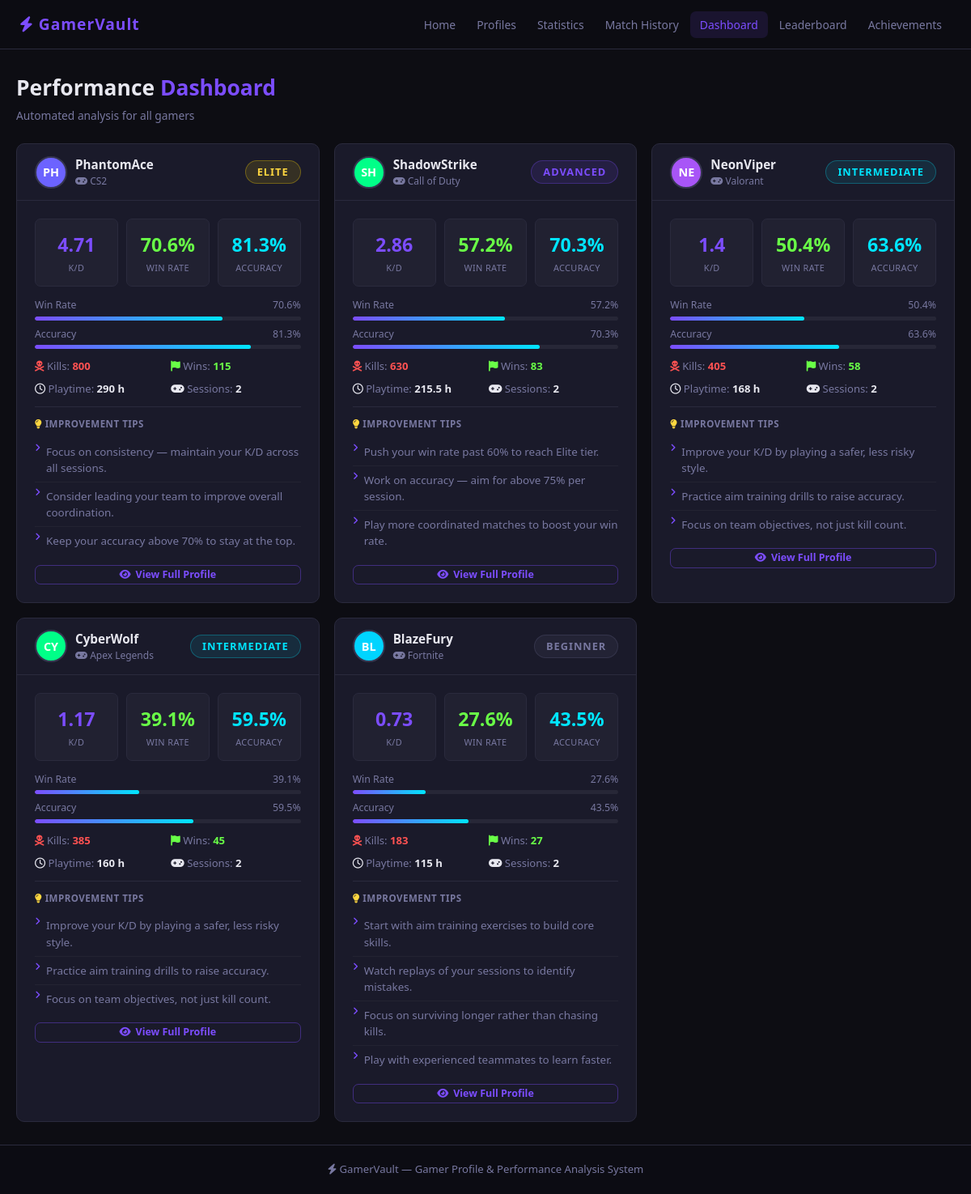
Page /dashboard.php on the committed database.
### tables this page shows
CREATE TABLE profiles (
    id            INT AUTO_INCREMENT PRIMARY KEY,
    gamer_name    VARCHAR(100) NOT NULL,
    favorite_game VARCHAR(100) DEFAULT '',
    gamer_rank    VARCHAR(50)  DEFAULT 'Unranked',
    preferred_role VARCHAR(50) DEFAULT '',
    bio           TEXT,
    level         INT DEFAULT 1,
    xp            INT DEFAULT 0,
    created_at    TIMESTAMP DEFAULT CURRENT_TIMESTAMP
);

### config.php (called while the page is built, shortened)
<?php
function avatarColor($name) {
    $colors = ['#6c63ff','#ff6584','#00d4ff','#00ff88','#ffaa00','#ff4466','#a855f7','#06b6d4'];
    return $colors[ord($name[0] ?? 'A') % count($colors)];
}
function initials($name) {
    $name = trim($name);
    $parts = preg_split('/\s+/', $name);
    return strtoupper(substr($name, 0, 2));
}
function getTier($kd, $winRate) {
    if ($kd >= 2.0 && $winRate >= 60) return ['Elite', 'tier-elite'];
    if ($kd >= 1.5 && $winRate >= 45) return ['Advanced', 'tier-advanced'];
    if ($kd >= 1.0) return ['Intermediate', 'tier-intermediate'];
    return ['Beginner', 'tier-beginner'];
}
?>

### dashboard.php (the view, shortened to what this page needs)
<?php
require_once 'config.php';
$result = $conn->query(
    "SELECT p.id, p.gamer_name, p.favorite_game, p.level,
            COALESCE(SUM(s.kills),0)          AS tk,
            COALESCE(SUM(s.deaths),0)         AS td,
            COALESCE(SUM(s.wins),0)           AS tw,
            COALESCE(SUM(s.matches_played),0) AS tm,
            COALESCE(AVG(s.accuracy),0)       AS aa,
            COALESCE(SUM(s.playtime),0)       AS tp,
            COUNT(s.id)                       AS sessions
     FROM profiles p
     LEFT JOIN statistics s ON s.profile_id = p.id
     GROUP BY p.id, p.gamer_name, p.favorite_game, p.level
     ORDER BY tk DESC"
);
$profiles = [];
while ($row = $result->fetch_assoc()) {
    $kd  = $row['td'] > 0 ? round($row['tk'] / $row['td'], 2) : (float)$row['tk'];
    $wr  = $row['tm'] > 0 ? round(($row['tw'] / $row['tm']) * 100, 1) : 0;
    $acc = round($row['aa'], 1);
    [$tier, $tier_class] = getTier($kd, $wr);
    $profiles[] = array_merge($row, [
        'kd' => $kd, 'wr' => $wr, 'acc' => $acc,
        'tier' => $tier, 'tier_class' => $tier_class,
    ]);
}
function getTips($tier) {
    if ($tier === 'Elite') return [
        'Focus on consistency &mdash; maintain your K/D across all sessions.',
        'Consider leading your team to improve overall coordination.',
        'Keep your accuracy above 70% to stay at the top.',
    ];
    if ($tier === 'Advanced') return [
        'Push your win rate past 60% to reach Elite tier.',
        'Work on accuracy &mdash; aim for above 75% per session.',
        'Play more coordinated matches to boost your win rate.',
    ];
    if ($tier === 'Intermediate') return [
        'Improve your K/D by playing a safer, less risky style.',
        'Practice aim training drills to raise accuracy.',
        'Focus on team objectives, not just kill count.',
    ];
    return [
        'Start with aim training exercises to build core skills.',
        'Watch replays of your sessions to identify mistakes.',
        'Focus on surviving longer rather than chasing kills.',
        'Play with experienced teammates to learn faster.',
    ];
}
require_once 'includes/header.php';
?>
<div class="page-header">
    <div>
        <div class="page-title">Performance <span>Dashboard</span></div>
        <div class="page-sub">Automated analysis for all gamers</div>
    </div>
</div>
<?php if (empty($profiles)): ?>
<div class="empty">
    <i class="fa-solid fa-gauge-high" style="font-size:2.8rem;color:var(--dim);display:block;margin-bottom:12px"></i>
    <p>No data yet. <a href="profile_add.php" style="color:var(--purple)">Add profiles</a> and <a href="stat_add.php" style="color:var(--purple)">log sessions</a> first.</p>
</div>
<?php else: ?>
<div class="dash-grid">
<?php foreach ($profiles as $p): ?>
<div class="card">
    <div class="card-head" style="flex-wrap:wrap;gap:8px;">
        <div style="display:flex;align-items:center;gap:10px;">
            <div class="avatar" style="width:40px;height:40px;font-size:0.9rem;background:<?= avatarColor($p['gamer_name']) ?>"><?= initials($p['gamer_name']) ?></div>
            <div>
                <div style="font-weight:700;font-size:0.95rem;"><?= htmlspecialchars($p['gamer_name']) ?></div>
                <div style="font-size:0.75rem;color:var(--muted);"><i class="fa-solid fa-gamepad"></i> <?= htmlspecialchars($p['favorite_game']) ?></div>
            </div>
        </div>
        <span class="tier <?= $p['tier_class'] ?>"><?= $p['tier'] ?></span>
    </div>
    <div class="card-body">
        <div class="ds-row">
            <div class="ds">
                <div class="ds-val" style="color:var(--purple)"><?= $p['kd'] ?></div>
                <div class="ds-lbl">K/D</div>
            </div>
            <div class="ds">
                <div class="ds-val" style="color:var(--green)"><?= $p['wr'] ?>%</div>
                <div class="ds-lbl">Win Rate</div>
            </div>
            <div class="ds">
                <div class="ds-val" style="color:var(--cyan)"><?= $p['acc'] ?>%</div>
                <div class="ds-lbl">Accuracy</div>
            </div>
        </div>
        <div class="perf-row">
            <div class="perf-label"><span>Win Rate</span><span><?= $p['wr'] ?>%</span></div>
            <div class="perf-track"><div class="perf-fill" data-width="<?= min(100,$p['wr']) ?>" style="width:0%"></div></div>
        </div>
        <div class="perf-row">
            <div class="perf-label"><span>Accuracy</span><span><?= $p['acc'] ?>%</span></div>
            <div class="perf-track"><div class="perf-fill" data-width="<?= min(100,$p['acc']) ?>" style="width:0%"></div></div>
        </div>
        <div style="display:grid;grid-template-columns:1fr 1fr;gap:8px;margin:12px 0;font-size:0.82rem;color:var(--muted);">
            <div><i class="fa-solid fa-skull-crossbones" style="color:var(--red)"></i> Kills: <strong style="color:var(--red)"><?= number_format($p['tk']) ?></strong></div>
            <div><i class="fa-solid fa-flag" style="color:var(--green)"></i> Wins: <strong style="color:var(--green)"><?= number_format($p['tw']) ?></strong></div>
            <div><i class="fa-regular fa-clock" style="color:var(--text)"></i> Playtime: <strong style="color:var(--text)"><?= round($p['tp'],1) ?> h</strong></div>
            <div><i class="fa-solid fa-gamepad" style="color:var(--text)"></i> Sessions: <strong style="color:var(--text)"><?= $p['sessions'] ?></strong></div>
        </div>
        <div style="border-top:1px solid var(--border);padding-top:12px;margin-top:4px;">
            <div style="font-size:0.72rem;font-weight:700;color:var(--muted);text-transform:uppercase;letter-spacing:0.5px;margin-bottom:8px;">
                <i class="fa-solid fa-lightbulb" style="color:var(--yellow)"></i> Improvement Tips
            </div>
            <ul class="tip-list">
            <?php foreach (getTips($p['tier']) as $tip): ?>
                <li><i class="fa-solid fa-angle-right" style="color:var(--purple);font-size:0.7rem;flex-shrink:0"></i><?= $tip ?></li>
            <?php endforeach; ?>
            </ul>
        </div>
        <a href="profile_detail.php?id=<?= $p['id'] ?>" class="btn btn-outline btn-sm" style="margin-top:12px;width:100%;justify-content:center">
            <i class="fa-solid fa-eye"></i> View Full Profile
        </a>
    </div>
</div>
<?php endforeach; ?>
</div>
<?php endif; ?>
<?php require_once 'includes/footer.php'; ?>

### css/style.css (style rules this page uses)
:root { --bg: #0d0d13; --bg2: #13131f; --card: #1a1a2a; --card2: #1e1e2e; --border: #2a2a3d; --border2: #363650; --purple: #7c4dff; --cyan: #00e5ff; --yellow: #ffd740; --green: #69ff47; --red: #ff5252; --orange: #ffab40; --text: #e8e8f0; --muted: #7878a0; --dim: #454568; --radius: 10px; --glow: 0 0 22px rgba(124,77,255,0.22); --ease: all 0.25s ease; }
* { margin:0; padding:0; box-sizing:border-box; }
body { background: var(--bg); color: var(--text); font-family: 'Segoe UI', system-ui, Arial, sans-serif; min-height: 100vh; display: flex; flex-direction: column; font-size: 15px; line-height: 1.5; }
a { color: inherit; }
.page-header { display: flex; align-items: center; justify-content: space-between; flex-wrap: wrap; gap: 12px; margin-bottom: 24px; }
.page-title { font-size: 1.65rem; font-weight: 800; }
.page-title span { color: var(--purple); }
.page-sub { color: var(--muted); font-size: 0.86rem; margin-top: 4px; }
.btn { display: inline-flex; align-items: center; gap: 6px; padding: 8px 16px; border: none; border-radius: 7px; font-size: 0.87rem; font-weight: 600; cursor: pointer; text-decoration: none; transition: var(--ease); white-space: nowrap; line-height: 1; }
.btn-outline { background: transparent; color: var(--purple); border: 1px solid rgba(124,77,255,0.4); }
.btn-sm { padding: 5px 11px; font-size: 0.78rem; }
.card { background: var(--card); border: 1px solid var(--border); border-radius: var(--radius); transition: border-color 0.25s; }
.card-body { padding: 22px; }
.card-head { padding: 14px 22px; border-bottom: 1px solid var(--border); display: flex; align-items: center; justify-content: space-between; gap: 10px; }
.avatar { width: 52px; height: 52px; border-radius: 50%; display: flex; align-items: center; justify-content: center; font-size: 1.2rem; font-weight: 800; color: #fff; flex-shrink: 0; border: 2px solid var(--border2); }
.tier { display:inline-block; padding:4px 14px; border-radius:20px; font-size:0.8rem; font-weight:700; text-transform:uppercase; letter-spacing:1px; }
.tier-elite { background:rgba(255,215,0,0.12); color:#ffd740; border:1px solid rgba(255,215,0,0.3); }
.tier-advanced { background:rgba(124,77,255,0.12); color:var(--purple); border:1px solid rgba(124,77,255,0.3); }
.tier-intermediate { background:rgba(0,229,255,0.09); color:var(--cyan); border:1px solid rgba(0,229,255,0.28); }
.tier-beginner { background:rgba(120,120,160,0.1); color:var(--muted); border:1px solid rgba(120,120,160,0.2); }
.dash-grid { display:grid; grid-template-columns:repeat(auto-fill,minmax(300px,1fr)); gap:18px; }
.ds-row { display:grid; grid-template-columns:repeat(3,1fr); gap:10px; margin-bottom:14px; }
.ds { background:rgba(255,255,255,0.03); border:1px solid var(--border); border-radius:7px; padding:14px; text-align:center; }
.ds-val { font-size:1.45rem; font-weight:800; color:var(--purple); }
.ds-lbl { font-size:0.68rem; color:var(--muted); text-transform:uppercase; letter-spacing:.4px; margin-top:3px; }
.tip-list { list-style:none; padding:0; }
.tip-list li { padding:7px 0; font-size:0.84rem; color:var(--muted); border-bottom:1px solid rgba(255,255,255,0.04); display:flex; align-items:flex-start; gap:7px; }
.tip-list li:last-child { border-bottom:none; }
.perf-row { margin:8px 0; }
.perf-label { display:flex; justify-content:space-between; font-size:0.77rem; color:var(--muted); margin-bottom:4px; }
.perf-track { height:5px; background:rgba(255,255,255,0.06); border-radius:3px; overflow:hidden; }
.perf-fill { height:100%; border-radius:3px; background:linear-gradient(90deg, var(--purple), var(--cyan)); transition:width 1.2s ease; }

### rows in the picture
profiles: gamer_name "PH", gamer_name "PhantomAce", favorite_game "CS2", tier "ELITE", kd "4.71", wr "70.6", acc "81.3", tk "800", tw "115", tp "290", sessions "2", tip "Focus on consistency — maintain your K/D across all sessions.", tip "Consider leading your team to improve overall coordination.", tip "Keep your accuracy above 70% to stay at the top."
profiles: gamer_name "SH", gamer_name "ShadowStrike", favorite_game "Call of Duty", tier "ADVANCED", kd "2.86", wr "57.2", acc "70.3", tk "630", tw "83", tp "215.5", sessions "2", tip "Push your win rate past 60% to reach Elite tier.", tip "Work on accuracy — aim for above 75% per session.", tip "Play more coordinated matches to boost your win rate.", $p['id'] 1 (drawn)
profiles: gamer_name "NE", gamer_name "NeonViper", favorite_game "Valorant", tier "INTERMEDIATE", kd "1.4", wr "50.4", acc "63.6", tk "405", tw "58", tp "168", sessions "2", tip "Improve your K/D by playing a safer, less risky style.", tip "Practice aim training drills to raise accuracy.", tip "Focus on team objectives, not just kill count."
profiles: gamer_name "CY", gamer_name "CyberWolf", favorite_game "Apex Legends", tier "INTERMEDIATE", kd "1.17", wr "39.1", acc "59.5", tk "385", tw "45", tp "160", sessions "2", tip "Improve your K/D by playing a safer, less risky style.", tip "Practice aim training drills to raise accuracy.", tip "Focus on team objectives, not just kill count."
profiles: gamer_name "BL", gamer_name "BlazeFury", favorite_game "Fortnite", tier "BEGINNER", kd "0.73", wr "27.6", acc "43.5", tk "183", tw "27", tp "115", sessions "2", tip "Start with aim training exercises to build core skills.", tip "Watch replays of your sessions to identify mistakes.", tip "Focus on surviving longer rather than chasing kills.", tip "Play with experienced teammates to learn faster."
